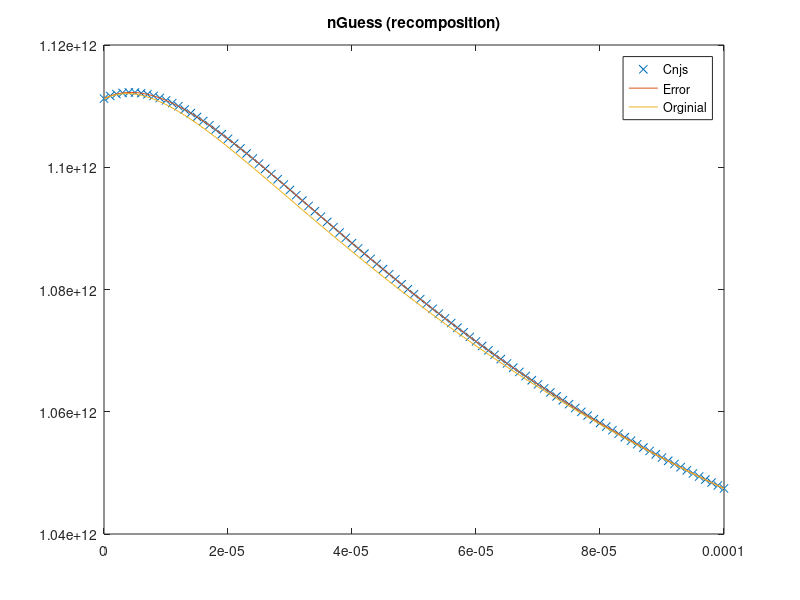
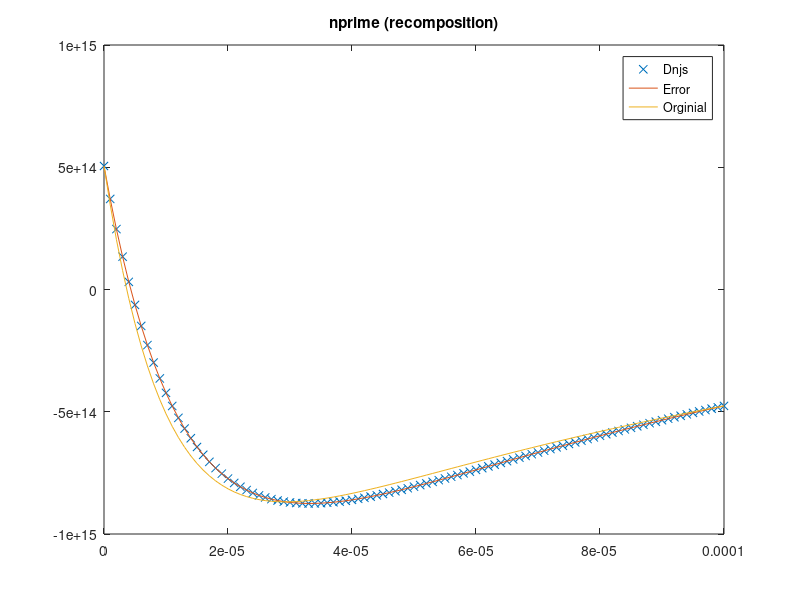
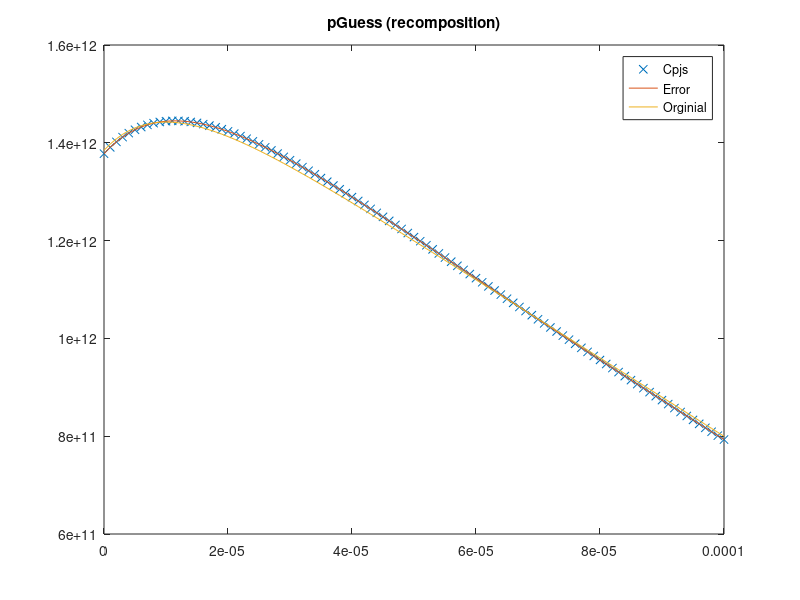
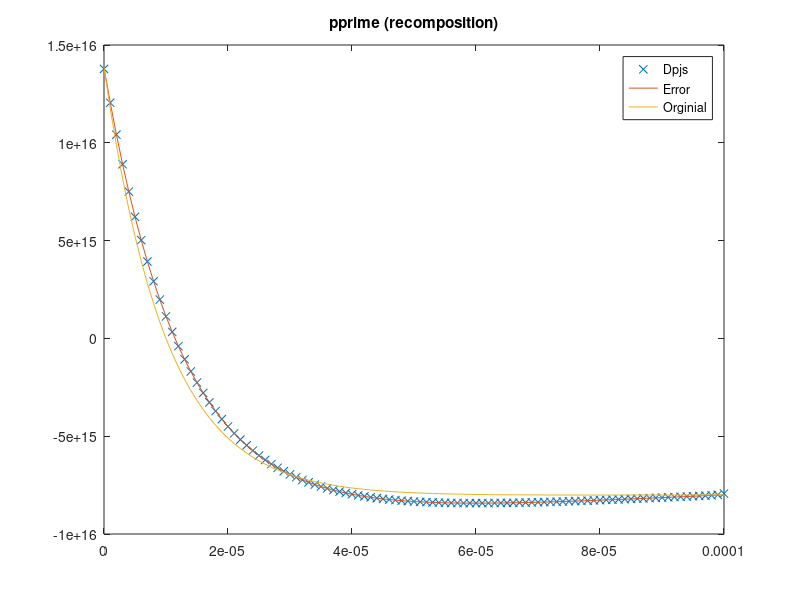

Recreate these plots in MATLAB, in order. (Note: this script raises an error after producing the figures.)
clear all
close all
t=cputime;
%profile on

%Modified Newton, noisy input, Jacobian, terms one only


%Version 1.0 of actual calculations
%Calculates the approximate solution of a known test function
%Uses numerical integration instead of symbolic integration
%The length of the testing regions can be varied
%The number of intervals can be varied
%The starting point of the testing region can be varied

%Collection of constants which may be useful

chi = 4.07; %(*electron affinity in eV*)
gamma = 5.47;  %(*ionization energy in eV*)
phi = chi + gamma/2; %(*work function in eV*)
Eg = gamma - chi;
ni = 2*10^6; %(*intrinsic carrier concentration in [1/cm^3]*)
me = 9.1*10^-31; %(*mass of electron  in kg*)
meffe = .067*me ;%(*mass in density of states for electrons [1]*)
meffh = .47*me; %(*mass in density of states for holes [1]*)
keV = 8.617*10^-5 ;%(*boltzmann  constant in eV/K*)
ksi = 1.38*10^-23; %(*boltzmann constant in J/K*)
ksiN = 1.38*10^-23;
ksiP = 1.38*10^-23;
T = 300; %(*Cell temperature in K*)
h = 6.626 * 10^-34;
Ec = -chi;
Ev = -gamma;
e0m = 8.854*10^-15;  %(*permittivity of free space in [s^4 A^2/m^3 kg]*)
e0 = e0m*10^-6; %(*permittivity of free space in [s^4 A^2/cm^3 kg]*)
er = 13.1; %(*permittivity ratio for a given material [1]*)
q = 1.6*10^-19; %(*Fundamental charge in C*)
taun = 10^-9; %(*electron lifetime in s*)
taup = 10^-9;%(*hole lifetime in s*)
mun = 8500; %(*electron mobility in cm^2/V s*)
mup = 400; %(*hole mobility in cm^2/V s*)
Dn = 220; %(*electron diffusivity in cm^2/s*)
Dp = 10; %(*hole diffusivity in cm^2/s*)
Sr = 10^5; %(*recombination velocity (in cm/s)*)
Wn = 10^-4; %(*Lenght of n-type region (in cm)*)
Wp = 10^-4; %(*Length of p-type region (in cm)*)


%Input the start and end points of the testing region and determine its
%length
startPoint = 0;
endPoint = Wn;
totalLength = endPoint-startPoint;

%Set number of intervals to divide domain into
numIntervals = 100;
intervalLength = totalLength/numIntervals;
dx = intervalLength;
maxIterations=5;
% Store node locations
node = startPoint:dx:totalLength;

%Random noise bounds
rand=0.8;

AbsError=10^-18;
RelError=10^-6;

filepath=strcat('modifiedNewton v6/rand',num2str(rand),'/',num2str(numIntervals),'terms');
mkdir(filepath)

%(*Solar incidence data*)
alphaOpt = 10000; %(*/cm*) (*GaAs*)
Conc = 1;
Lflux = 2.0*10^17; %(*/cm^2 s *) (*photons absorbed by GaAs at 1 sun*)
R = 0.1; %(*reflection coefficient*)
Gop = @(x) alphaOpt*Conc*Lflux*(1 - R)*exp(-alphaOpt*(x));%(*/cm^3*) 


indexp = linspace(startPoint,totalLength+startPoint,numIntervals+1);
indexn = linspace(startPoint,totalLength+startPoint,numIntervals+1);

%Define general basis functions for interval 0 to 1
% Use inline functions; define generic basis functions and derivatives

%Phi function is chosen such that phi_right (f1) has f(0) = 1, f(1)=0, f'(0) = 1,
%f'(1)=0
%Phi function is chosen such that phi_left (f2) has f(0) = 0, f(1)=1, f'(0) = 1,
%f'(1)=0
%f1 = phi_right
%f2 = phi_left
f1 =@(x) (1-3.*(x/dx).^2+ 2.*(x/dx).^3);
f2 =@(x) (3*(x/dx).^2-2*(x/dx).^3); 

f1prime = @(x) (-6/dx^2.*(x) + 6/dx^3.*(x).^2);
f2prime = @(x) (6/dx^2.*(x) - 6/dx^3.*(x).^2);

f1primeprime = @(x) (-6/dx^2 + 12/dx^3.*(x));
f2primeprime = @(x) (6/dx^2 - 12/dx^3.*(x));

%Psi function is chosen such that psi_right (f3) has f'(0) = 1, f'(1)=0, f(0) =
%0, f(1)=0
%Psi function is chosen such that psi_left (f4) has f'(0) = 0, f'(1)=1, f(0) = 0,
%f(1)=0
%f3 = psi_left
%f4 = psi_right
f3 = @(x) ((x/dx)- 2*(x/dx).^2+(x/dx).^3)*dx;
f4 = @(x) (-(x/dx).^2+(x/dx).^3)*dx;


f3prime = @(x) (1/dx - 4/dx.^2.*(x) + 3/dx.^3.*(x).^2)*dx;
f4prime = @(x) (-2/dx^2.*(x) + 3/dx^3.*(x).^2)*dx;

f3primeprime = @(x) (-4/dx.^2 + 6/dx.^3.*(x))*dx;
f4primeprime = @(x) (-2/dx.^2 + 6/dx.^3.*(x))*dx;

% x_axis=0:dx/100:dx;
% subplot(221),plot(x_axis,f1(x_axis))
% subplot(222),plot(x_axis,f2(x_axis))
% subplot(223),plot(x_axis,f3(x_axis))
% subplot(224),plot(x_axis,f4(x_axis))
%%%%%%%%%%%%%%%%%%%%%%%%%%%%%%%%%%%%%%%%%%%%%%%%%%%%%%%%%%%%%%%%%%%%%%%%%%%%%%
%Set up known n(x) and p(x) distributions
%%%%%%%%%%%%%%%%%%%%%%%%%%%%%%%%%%%%%%%%%%%%%%%%%%%%%%%%%%%%%%%%%%%%%%%%%%%%%%


%Set up initial guess for p(x).  The curve goes has the vague shape of the
%expected output (peak near 0 and vaguely exponential).

%%%%%%%%%%%%%%%%%%%%%%%%%%%%%%%%%%%%%%%%%%%%%%%%%%
%NOTE: If pGuess is change, initial BCs for pGuess must also be changed
%%%%%%%%%%%%%%%%%%%%%%%%%%%%%%%%%%%%%%%%%%%%%%%%%%
p1=8.14812*10^13;
p2=-2.19257*10^11;
p3=-8.12149*10^13;
p4=1.33755*10^12;
gammap1=100;
gammap2=100000;
gammap3=1;
gammap4=10;

%Symbolic form of pGuess
pGuessOrig = @(x) p1*exp(-gammap1*x)+p2*exp(-gammap2*x)+p3*exp(-gammap3*x)+p4*exp(-gammap4*x);

n1=-1.79768*10^10;
n2=1.29154*10^11;
n3=9.94351*10^11;
n4=5.6616*10^9;
gamman1=100000;
gamman2=10000;
gamman3=1;
gamman4=10;

%Symbolic form of nGuess
nGuessOrig = @(x) n1*exp(-gamman1*x)+n2*exp(-gamman2*x)+n3*exp(-gamman3*x)+n4*exp(-gamman4*x);

nprimeOrig = @(x) -(n1*gamman1*exp(-gamman1*x) + n2*gamman2*exp(-gamman2*x) + n3*gamman3*exp(-gamman3*x)+n4*gamman4*exp(-gamman4*x));
pprimeOrig = @(x) -(p1*gammap1*exp(-gammap1*x) + p2*gammap2*exp(-gammap2*x) + p3*gammap3*exp(-gammap3*x)+p4*gammap4*exp(-gammap4*x));

nprimeprimeOrig = @(x) (n1*gamman1*gamman1*exp(-gamman1*x) + n2*gamman2*gamman2*exp(-gamman2*x) + n3*gamman3*gamman3*exp(-gamman3*x)+n4*gamman4*gamman4*exp(-gamman4*x));
pprimeprimeOrig = @(x) (p1*gammap1*gammap1*exp(-gammap1*x) + p2*gammap2*gammap2*exp(-gammap2*x) + p3*gammap3*gammap3*exp(-gammap3*x)+p4*gammap4*gammap4*exp(-gammap4*x));

cn1 = Dn - ksiN*T*mun/q;
cn2 = ksiN*T*mun/q;

cp1 = ksiP*T*mup/q - Dp;
cp2 = -ksiP*T*mup/q;

%Check BCs
% alphaNtest = nprimeOrig(0)/nGuessOrig(0)
% alphaPtest = pprimeOrig(0)/pGuessOrig(0)
% betaNtest = nprimeOrig(Wn)/nGuessOrig(Wn)
% betaPtest = pprimeOrig(Wn)/pGuessOrig(Wn)


%Gopn = @(x) cn1.*(n1*(gamman1*gamman1)*exp(-gamman1*x) + n2*(gamman2*gamman2)*exp(-gamman2*x) + n3*(gamman3*gamman3)*exp(-gamman3*x))    +(ksiN*T*mun/q*(pprimeprimeOrig(x)./pGuessOrig(x) - (pprimeOrig(x)./pGuessOrig(x)).^2) - 1/taun).*(n1*exp(-gamman1*x) + n2*exp(-gamman2*x) + n3*exp(-gamman3*x));%+cn2.*pprime(x)./pGuess(x).*(-n1*(gamman1)*exp(-gamman1*x) - n2*(gamman2)*exp(-gamman2*x) - n3*(gamman3)*exp(-gamman3*x))     
%Gopp = @(x) cp1.*(p1*(gammap1*gammap1)*exp(-gammap1*x) + p2*(gammap2*gammap2)*exp(-gammap2*x) + p3*(gammap3*gammap3)*exp(-gammap3*x))    +(ksiP*T*mup/q*((nprimeOrig(x)./nGuessOrig(x)).^2 - nprimeprimeOrig(x)./nGuessOrig(x)) - 1/taup).*(p1*exp(-gammap1*x) + p2*exp(-gammap2*x) + p3*exp(-gammap3*x));%+cp2.*nprime(x)./nGuess(x).*(-p1*(gammap1)*exp(-gammap1*x) - p2*(gammap2)*exp(-gammap2*x) - p3*(gammap3)*exp(-gammap3*x))     

%Adjust pGuess to include error
%Adjust pGuess to include error

%'Noisified' terms
%n3*rand,gamman1,gamman2,gamman3 set;n1 and n2 calculated from those
%numbers using BCs
%Calcs done in Mathematica

n1rand=-2.43711*10^10;
n2rand=1.53127*10^11;
n3rand=1.07209*10^13;
n4rand=-9.73843*10^12;
gamman1rand=100000*rand;

nGuess = @(x) (n1rand*exp(-gamman1rand*x)+n2rand*exp(-gamman2*x)+n3rand*exp(-gamman3*x)+n4rand*exp(-gamman4*x));
nprime = @(x) -(n1rand*gamman1rand*exp(-gamman1rand*x) + n2rand*gamman2*exp(-gamman2*x) + n3rand*gamman3*exp(-gamman3*x)+n4rand*gamman4*exp(-gamman4*x));
nprimeprime = @(x) n1rand*gamman1rand*gamman1rand*exp(-gamman1rand*x) + n2rand*gamman2*gamman2*exp(-gamman2*x) + n3rand*gamman3*gamman3*exp(-gamman3*x)+n4rand*gamman4*gamman4*exp(-gamman4*x);

%p3*rand,gammap1,gammap2,gammap3 set;p1 and p2 calculated from those
%numbers using BCs
%Calcs done in Mathematica

p1rand=1.71267*10^15;
p2rand=-2.92243*10^11;
p3rand=1.60693*10^16;
p4rand=-1.77803*10^16;
gammap2rand=100000*rand;

pGuess = @(x) (p1rand*exp(-gammap1*x)+p2rand*exp(-gammap2rand*x)+p3rand*exp(-gammap3*x)+p4rand*exp(-gammap4*x));
pprime = @(x) -(p1rand*gammap1*exp(-gammap1*x) + p2rand*gammap2rand*exp(-gammap2rand*x) + p3rand*gammap3*exp(-gammap3*x)+p4rand*gammap4*exp(-gammap4*x));
pprimeprime =@(x) p1rand*gammap1*gammap1*exp(-gammap1*x) + p2rand*gammap2rand*gammap2rand*exp(-gammap2rand*x) + p3rand*gammap3*gammap3*exp(-gammap3*x)+p4rand*gammap4*gammap4*exp(-gammap4*x);

% alphaNtestNoise = nprime(0)/nGuess(0)
% alphaPtestNoise = pprime(0)/pGuess(0)
% betaNtestNoise = nprime(Wn)/nGuess(Wn)
% betaPtestNoise = pprime(Wn)/pGuess(Wn)
% 
% diffAlphaN=alphaNtest-alphaNtestNoise
% diffAlphaP=alphaPtest-alphaPtestNoise
% diffBetaN=betaNtest-betaNtestNoise
% diffBetaP=betaPtest-betaPtestNoise

% fig2 = figure;
% plot(node,nGuess(node)), title('nGuess')
% saveas(fig2,strcat(filepath,'/nGuess.jpg'))

%Convert initial guess into form finite element composition
%This will allow it to be usable in later calculations

%Boundary conditions of test function put into form usable for the
%calculations below
 
temp1 = ksiN*T*mun/q*(pprimeprime(node)./pGuess(node) - (pprime(node)./pGuess(node)).^2) -1/taun;
temp2 = ksiN*T*mun/q*(pprimeprimeOrig(node)./pGuessOrig(node) - (pprimeOrig(node)./pGuessOrig(node)).^2)-1/taun;

plot(node,temp1,node,temp2,'x')

%%%%%%%%%%%%%%%%%%%%%%%%%%%%%%%%%%%%%%%%%%%%%%%%%%%%%%%%%%%%%%%%%%%%%%%%%%%%
%Calculate composition of n(x) in finite element space
%%%%%%%%%%%%%%%%%%%%%%%%%%%%%%%%%%%%%%%%%%%%%%%%%%%%%%%%%%%%%%%%%%%%%%%%%%
%alpha is boundary conditions term, n'(0)=alpha*n(0)
alphan = nprimeOrig(0)/nGuessOrig(0);

%beta is boundary condition term, n'(L) = beta n(L)
betan= nprimeOrig(totalLength)/nGuessOrig(totalLength);

%alpha is boundary conditions term, n'(0)=alpha*n(0)
alphap = pprimeOrig(0)/pGuessOrig(0);

%beta is boundary condition term, n'(L) = beta n(L)
betap= pprimeOrig(totalLength)/pGuessOrig(totalLength);


massmatrix = sparse (4*numIntervals,4*numIntervals);

massrhs = zeros(4*numIntervals,1);
for k = 1:numIntervals-2
	%%%%%%%%%%%%%%%%%%%%%%%%%%%%%%%%%%%%%%%%%%
    %Block 1  - (Upper left 4x4)
    %%%%%%%%%%%%%%%%%%%%%%%%%%%%%%%%%%%%%%%%%%
    %massmatrix(phi(n,r),xx)
	massmatrix(4*k-1,4*k-1) = massmatrix(4*k-1,4*k-1) + integral(@(x) f1((x-node(k+1))).*f1((x-node(k+1))),node(k+1),node(k+2),'AbsTol',AbsError,'RelTol',RelError);
	massmatrix(4*k,4*k-1)   = massmatrix(4*k,4*k-1) +   integral(@(x) f1((x-node(k+1))).*f3((x-node(k+1))),node(k+1),node(k+2),'AbsTol',AbsError,'RelTol',RelError);

    %massmatrix(psi(n,r),xx)
    massmatrix(4*k-1,4*k) = massmatrix(4*k-1,4*k) + integral(@(x) f3((x-node(k+1))).*f1((x-node(k+1))),node(k+1),node(k+2),'AbsTol',AbsError,'RelTol',RelError);
	massmatrix(4*k,4*k)   = massmatrix(4*k,4*k) +   integral(@(x) f3((x-node(k+1))).*f3((x-node(k+1))),node(k+1),node(k+2),'AbsTol',AbsError,'RelTol',RelError);

    %massmatrix(phi(p,r),xx)
	massmatrix(4*k+1,4*k+1) = massmatrix(4*k+1,4*k+1) + integral(@(x) f1((x-node(k+1))).*f1((x-node(k+1))),node(k+1),node(k+2),'AbsTol',AbsError,'RelTol',RelError);
	massmatrix(4*k+2,4*k+1) = massmatrix(4*k+2,4*k+1) + integral(@(x) f1((x-node(k+1))).*f3((x-node(k+1))),node(k+1),node(k+2),'AbsTol',AbsError,'RelTol',RelError);

    %massmatrix(psi(p,r),xx)
	massmatrix(4*k+1,4*k+2) = massmatrix(4*k+1,4*k+2) + integral(@(x) f3((x-node(k+1))).*f1((x-node(k+1))),node(k+1),node(k+2),'AbsTol',AbsError,'RelTol',RelError);
	massmatrix(4*k+2,4*k+2) = massmatrix(4*k+2,4*k+2) + integral(@(x) f3((x-node(k+1))).*f3((x-node(k+1))),node(k+1),node(k+2),'AbsTol',AbsError,'RelTol',RelError);
    
    %%%%%%%%%%%%%%%%%%%%%%%%%%%%%%%%%%%%%%%%%%
    %Block 2  - (Upper right 4x4)
    %%%%%%%%%%%%%%%%%%%%%%%%%%%%%%%%%%%%%%%%%%
    %massmatrix(phi(n,r),xx)
	massmatrix(4*k-1,4*k+3) = massmatrix(4*k-1,4*k+3) + integral(@(x) f2((x-node(k+1))).*f1((x-node(k+1))),node(k+1),node(k+2),'AbsTol',AbsError,'RelTol',RelError);
	massmatrix(4*k,4*k+3)   = massmatrix(4*k,4*k+3) +   integral(@(x) f2((x-node(k+1))).*f3((x-node(k+1))),node(k+1),node(k+2),'AbsTol',AbsError,'RelTol',RelError);

    %massmatrix(psi(n,r),xx)
    massmatrix(4*k-1,4*k+4) = massmatrix(4*k-1,4*k+4) + integral(@(x) f4((x-node(k+1))).*f1((x-node(k+1))),node(k+1),node(k+2),'AbsTol',AbsError,'RelTol',RelError);
	massmatrix(4*k,4*k+4)   = massmatrix(4*k,4*k+4) +   integral(@(x) f4((x-node(k+1))).*f3((x-node(k+1))),node(k+1),node(k+2),'AbsTol',AbsError,'RelTol',RelError);

    %massmatrix(phi(p,r),xx)
	massmatrix(4*k+1,4*k+5) = massmatrix(4*k+1,4*k+5) + integral(@(x) f2((x-node(k+1))).*f1((x-node(k+1))),node(k+1),node(k+2),'AbsTol',AbsError,'RelTol',RelError);
	massmatrix(4*k+2,4*k+5) = massmatrix(4*k+2,4*k+5) + integral(@(x) f2((x-node(k+1))).*f3((x-node(k+1))),node(k+1),node(k+2),'AbsTol',AbsError,'RelTol',RelError);

    %massmatrix(psi(p,r),xx)
	massmatrix(4*k+1,4*k+6) = massmatrix(4*k+1,4*k+6) + integral(@(x) f4((x-node(k+1))).*f1((x-node(k+1))),node(k+1),node(k+2),'AbsTol',AbsError,'RelTol',RelError);
	massmatrix(4*k+2,4*k+6) = massmatrix(4*k+2,4*k+6) + integral(@(x) f4((x-node(k+1))).*f3((x-node(k+1))),node(k+1),node(k+2),'AbsTol',AbsError,'RelTol',RelError);
    
    
   %%%%%%%%%%%%%%%%%%%%%%%%%%%%%%%%%%%%%%%%%%
    %Block 3  - (Bottom left 4x4)
    %%%%%%%%%%%%%%%%%%%%%%%%%%%%%%%%%%%%%%%%%%
    %massmatrix(phi(n,r),xx)
	massmatrix(4*k+3,4*k-1) = massmatrix(4*k+3,4*k-1) + integral(@(x) f1((x-node(k+1))).*f2((x-node(k+1))),node(k+1),node(k+2),'AbsTol',AbsError,'RelTol',RelError);
	massmatrix(4*k+4,4*k-1) = massmatrix(4*k+4,4*k-1) + integral(@(x) f1((x-node(k+1))).*f4((x-node(k+1))),node(k+1),node(k+2),'AbsTol',AbsError,'RelTol',RelError);

    %massmatrix(psi(n,r),xx)
    massmatrix(4*k+3,4*k) = massmatrix(4*k+3,4*k) + integral(@(x) f3((x-node(k+1))).*f2((x-node(k+1))),node(k+1),node(k+2),'AbsTol',AbsError,'RelTol',RelError);
	massmatrix(4*k+4,4*k) = massmatrix(4*k+4,4*k) + integral(@(x) f3((x-node(k+1))).*f4((x-node(k+1))),node(k+1),node(k+2),'AbsTol',AbsError,'RelTol',RelError);

    %massmatrix(phi(p,r),xx)
	massmatrix(4*k+5,4*k+1) = massmatrix(4*k+5,4*k+1) + integral(@(x) f1((x-node(k+1))).*f2((x-node(k+1))),node(k+1),node(k+2),'AbsTol',AbsError,'RelTol',RelError);
	massmatrix(4*k+6,4*k+1) = massmatrix(4*k+6,4*k+1) + integral(@(x) f1((x-node(k+1))).*f4((x-node(k+1))),node(k+1),node(k+2),'AbsTol',AbsError,'RelTol',RelError);

    %massmatrix(psi(p,r),xx)
	massmatrix(4*k+5,4*k+2) = massmatrix(4*k+5,4*k+2) + integral(@(x) f3((x-node(k+1))).*f2((x-node(k+1))),node(k+1),node(k+2),'AbsTol',AbsError,'RelTol',RelError);
	massmatrix(4*k+6,4*k+2) = massmatrix(4*k+6,4*k+2) + integral(@(x) f3((x-node(k+1))).*f4((x-node(k+1))),node(k+1),node(k+2),'AbsTol',AbsError,'RelTol',RelError);
    
    
    %%%%%%%%%%%%%%%%%%%%%%%%%%%%%%%%%%%%%%%%%%
    %Block 4  - (Bottom right 4x4)
    %%%%%%%%%%%%%%%%%%%%%%%%%%%%%%%%%%%%%%%%%%
    %massmatrix(phi(n,r),xx)
	massmatrix(4*k+3,4*k+3) = massmatrix(4*k+3,4*k+3) + integral(@(x) f2((x-node(k+1))).*f2((x-node(k+1))),node(k+1),node(k+2),'AbsTol',AbsError,'RelTol',RelError);
	massmatrix(4*k+4,4*k+3) = massmatrix(4*k+4,4*k+3) + integral(@(x) f2((x-node(k+1))).*f4((x-node(k+1))),node(k+1),node(k+2),'AbsTol',AbsError,'RelTol',RelError);

    %massmatrix(psi(n,r),xx)
    massmatrix(4*k+3,4*k+4) = massmatrix(4*k+3,4*k+4) + integral(@(x) f4((x-node(k+1))).*f2((x-node(k+1))),node(k+1),node(k+2),'AbsTol',AbsError,'RelTol',RelError);
	massmatrix(4*k+4,4*k+4) = massmatrix(4*k+4,4*k+4) + integral(@(x) f4((x-node(k+1))).*f4((x-node(k+1))),node(k+1),node(k+2),'AbsTol',AbsError,'RelTol',RelError);

    %massmatrix(phi(p,r),xx)
	massmatrix(4*k+5,4*k+5) = massmatrix(4*k+5,4*k+5) + integral(@(x) f2((x-node(k+1))).*f2((x-node(k+1))),node(k+1),node(k+2),'AbsTol',AbsError,'RelTol',RelError);
	massmatrix(4*k+6,4*k+5) = massmatrix(4*k+6,4*k+5) + integral(@(x) f2((x-node(k+1))).*f4((x-node(k+1))),node(k+1),node(k+2),'AbsTol',AbsError,'RelTol',RelError);

    %massmatrix(psi(p,r),xx)
	massmatrix(4*k+5,4*k+6) = massmatrix(4*k+5,4*k+6) + integral(@(x) f4((x-node(k+1))).*f2((x-node(k+1))),node(k+1),node(k+2),'AbsTol',AbsError,'RelTol',RelError);
	massmatrix(4*k+6,4*k+6) = massmatrix(4*k+6,4*k+6) + integral(@(x) f4((x-node(k+1))).*f4((x-node(k+1))),node(k+1),node(k+2),'AbsTol',AbsError,'RelTol',RelError);

    %%%%%%%%%%%%%%%%%%%%%%%%%%%%%%%%%%%%%%
    %RHS input
    %%%%%%%%%%%%%%%%%%%%%%%%%%%%%%%%%%%%%%%
    %nGuess terms
	massrhs(4*k-1) =      massrhs(4*k-1) +        integral(@(x) f1((x-node(k+1))).*nGuess(x),node(k+1),node(k+2),'AbsTol',AbsError,'RelTol',RelError);
	massrhs(4*k) =        massrhs(4*k)   +        integral(@(x) f3((x-node(k+1))).*nGuess(x),node(k+1),node(k+2),'AbsTol',AbsError,'RelTol',RelError);
    massrhs(4*k+3) =      massrhs(4*k+3) +        integral(@(x) f2((x-node(k+1))).*nGuess(x),node(k+1),node(k+2),'AbsTol',AbsError,'RelTol',RelError);
	massrhs(4*k+4) =      massrhs(4*k+4) +        integral(@(x) f4((x-node(k+1))).*nGuess(x),node(k+1),node(k+2),'AbsTol',AbsError,'RelTol',RelError);
    
    %pGuess terms
	massrhs(4*k+1) =    massrhs(4*k+1) +      integral(@(x) f1((x-node(k+1))).*pGuess(x),node(k+1),node(k+2),'AbsTol',AbsError,'RelTol',RelError);
	massrhs(4*k+2) =    massrhs(4*k+2) +      integral(@(x) f3((x-node(k+1))).*pGuess(x),node(k+1),node(k+2),'AbsTol',AbsError,'RelTol',RelError);
    massrhs(4*k+5) =    massrhs(4*k+5) +      integral(@(x) f2((x-node(k+1))).*pGuess(x),node(k+1),node(k+2),'AbsTol',AbsError,'RelTol',RelError);
	massrhs(4*k+6) =    massrhs(4*k+6) +      integral(@(x) f4((x-node(k+1))).*pGuess(x),node(k+1),node(k+2),'AbsTol',AbsError,'RelTol',RelError);
   
end    
    
%Handle 1st interval 'half case'
%Top left 2x2 block
massmatrix(1,1)= integral(@(x) (f1((x-node(1))) + alphan*f3((x-node(1)))).*(f1((x-node(1))) + alphan*f3((x-node(1)))),node(1),node(1)+dx,'AbsTol',AbsError,'RelTol',RelError);
massmatrix(2,2)= integral(@(x) (f1((x-node(1))) + alphap*f3((x-node(1)))).*(f1((x-node(1))) + alphap*f3((x-node(1)))),node(1),node(1)+dx,'AbsTol',AbsError,'RelTol',RelError);

%Left 2x4 block
massmatrix(3,1) = integral(@(x) (f1((x-node(1))) + alphan*f3((x-node(1)))).*f2((x-node(1))),node(1),node(1)+dx,'AbsTol',AbsError,'RelTol',RelError);
massmatrix(4,1) = integral(@(x) (f1((x-node(1))) + alphan*f3((x-node(1)))).*f4((x-node(1))),node(1),node(1)+dx,'AbsTol',AbsError,'RelTol',RelError);

massmatrix(5,2) = integral(@(x) (f1((x-node(1))) + alphap*f3((x-node(1)))).*f2((x-node(1))),node(1),node(1)+dx,'AbsTol',AbsError,'RelTol',RelError);
massmatrix(6,2) = integral(@(x) (f1((x-node(1))) + alphap*f3((x-node(1)))).*f4((x-node(1))),node(1),node(1)+dx,'AbsTol',AbsError,'RelTol',RelError);

%Right 4x2 block
massmatrix(1,3) = integral(@(x) f2((x-node(1))).*(f1((x-node(1))) + alphan*f3((x-node(1)))),node(1),node(1)+dx,'AbsTol',AbsError,'RelTol',RelError);
massmatrix(1,4) = integral(@(x) f4((x-node(1))).*(f1((x-node(1))) + alphan*f3((x-node(1)))),node(1),node(1)+dx,'AbsTol',AbsError,'RelTol',RelError);

massmatrix(2,5) = integral(@(x) f2((x-node(1))).*(f1((x-node(1))) + alphap*f3((x-node(1)))),node(1),node(1)+dx,'AbsTol',AbsError,'RelTol',RelError);
massmatrix(2,6) = integral(@(x) f4((x-node(1))).*(f1((x-node(1))) + alphap*f3((x-node(1)))),node(1),node(1)+dx,'AbsTol',AbsError,'RelTol',RelError);


%Overlapping 4x4 block
%massmatrix(phi(n,r),xx)
massmatrix(3,3) = massmatrix(3,3) + integral(@(x) f2((x-node(k+1))).*f2((x-node(k+1))),node(k+1),node(k+2),'AbsTol',AbsError,'RelTol',RelError);
massmatrix(4,3)   = massmatrix(4,3) + integral(@(x) f2((x-node(k+1))).*f4((x-node(k+1))),node(k+1),node(k+2),'AbsTol',AbsError,'RelTol',RelError);

%massmatrix(psi(n,r),xx)
massmatrix(3,4) = massmatrix(3,4) + integral(@(x) f4((x-node(k+1))).*f2((x-node(k+1))),node(k+1),node(k+2),'AbsTol',AbsError,'RelTol',RelError);
massmatrix(4,4)   = massmatrix(4,4) + integral(@(x) f4((x-node(k+1))).*f4((x-node(k+1))),node(k+1),node(k+2),'AbsTol',AbsError,'RelTol',RelError);

%massmatrix(phi(p,r),xx)
massmatrix(5,5) = massmatrix(5,5) + integral(@(x) f2((x-node(k+1))).*f2((x-node(k+1))),node(k+1),node(k+2),'AbsTol',AbsError,'RelTol',RelError);
massmatrix(6,5) = massmatrix(6,5) + integral(@(x) f2((x-node(k+1))).*f4((x-node(k+1))),node(k+1),node(k+2),'AbsTol',AbsError,'RelTol',RelError);

%massmatrix(psi(p,r),xx)
massmatrix(5,6) = massmatrix(5,6) + integral(@(x) f4((x-node(k+1))).*f2((x-node(k+1))),node(k+1),node(k+2),'AbsTol',AbsError,'RelTol',RelError);
massmatrix(6,6) = massmatrix(6,6) + integral(@(x) f4((x-node(k+1))).*f4((x-node(k+1))),node(k+1),node(k+2),'AbsTol',AbsError,'RelTol',RelError);

%RHS nGuess edge cases
massrhs(1) = massrhs(1) + integral(@(x) (f1((x-node(1))) + alphan*f3((x-node(1)))).*nGuess(x),node(1),node(1)+dx,'AbsTol',AbsError,'RelTol',RelError);
massrhs(3) = massrhs(3) + integral(@(x) f2((x-node(1))).*nGuess(x),node(1),node(1)+dx,'AbsTol',AbsError,'RelTol',RelError);
massrhs(4) = massrhs(4) + integral(@(x) f4((x-node(1))).*nGuess(x),node(1),node(1)+dx,'AbsTol',AbsError,'RelTol',RelError);

%RHS nGuess edge cases
massrhs(2) = massrhs(2) + integral(@(x) (f1((x-node(1))) + alphap*f3((x-node(1)))).*pGuess(x),node(1),node(1)+dx,'AbsTol',AbsError,'RelTol',RelError);
massrhs(5) = massrhs(5) + integral(@(x) f2((x-node(1))).*pGuess(x),node(1),node(1)+dx,'AbsTol',AbsError,'RelTol',RelError);
massrhs(6) = massrhs(6) + integral(@(x) f4((x-node(1))).*pGuess(x),node(1),node(1)+dx,'AbsTol',AbsError,'RelTol',RelError);


%Handle last interval 'half case'
last = 4*numIntervals;

%Handle 1st interval 'half case'
%Bottom right 2x2 block
massmatrix(last,last) =     integral(@(x) (f2((x-node(end)+dx)) + betap*f4((x-node(end)+dx))).*(f2((x-node(end)+dx)) + betap*f4((x-node(end)+dx))),node(end)-dx,node(end),'AbsTol',AbsError,'RelTol',RelError);
massmatrix(last-1,last-1) = integral(@(x) (f2((x-node(end)+dx)) + betan*f4((x-node(end)+dx))).*(f2((x-node(end)+dx)) + betan*f4((x-node(end)+dx))),node(end)-dx,node(end),'AbsTol',AbsError,'RelTol',RelError);


%Bottom 2x4 block
massmatrix(last,last-2) = integral(@(x) f3((x-node(end)+dx)).*(f2((x-node(end)+dx)) + betap*f4((x-node(end)+dx))),node(end)-dx,node(end),'AbsTol',AbsError,'RelTol',RelError);
massmatrix(last,last-3) = integral(@(x) f1((x-node(end)+dx)).*(f2((x-node(end)+dx)) + betap*f4((x-node(end)+dx))),node(end)-dx,node(end),'AbsTol',AbsError,'RelTol',RelError);

massmatrix(last-1,last-4) = integral(@(x) f3((x-node(end)+dx)).*(f2((x-node(end)+dx)) + betan*f4((x-node(end)+dx))),node(end)-dx,node(end),'AbsTol',AbsError,'RelTol',RelError);
massmatrix(last-1,last-5) = integral(@(x) f1((x-node(end)+dx)).*(f2((x-node(end)+dx)) + betan*f4((x-node(end)+dx))),node(end)-dx,node(end),'AbsTol',AbsError,'RelTol',RelError);


%Left 4x2 Block
massmatrix(last-2,last) = integral(@(x) (f2((x-node(end)+dx)) + betap*f4((x-node(end)+dx))).*f3((x-node(end)+dx)),node(end)-dx,node(end),'AbsTol',AbsError,'RelTol',RelError);
massmatrix(last-3,last) = integral(@(x) (f2((x-node(end)+dx)) + betap*f4((x-node(end)+dx))).*f1((x-node(end)+dx)),node(end)-dx,node(end),'AbsTol',AbsError,'RelTol',RelError);

massmatrix(last-4,last-1) = integral(@(x) (f2((x-node(end)+dx)) + betan*f4((x-node(end)+dx))).*f3((x-node(end)+dx)),node(end)-dx,node(end),'AbsTol',AbsError,'RelTol',RelError);
massmatrix(last-5,last-1) = integral(@(x) (f2((x-node(end)+dx)) + betan*f4((x-node(end)+dx))).*f1((x-node(end)+dx)),node(end)-dx,node(end),'AbsTol',AbsError,'RelTol',RelError);


%Overlapping 4x4 block
%massmatrix(phi(n,r),xx)
massmatrix(last-5,last-5) = massmatrix(last-5,last-5) + integral(@(x) f1((x-node(k+1))).*f1((x-node(k+1))),node(k+1),node(k+2),'AbsTol',AbsError,'RelTol',RelError);
massmatrix(last-4,last-5) = massmatrix(last-4,last-5) + integral(@(x) f1((x-node(k+1))).*f3((x-node(k+1))),node(k+1),node(k+2),'AbsTol',AbsError,'RelTol',RelError);

%massmatrix(psi(n,r),xx)
massmatrix(last-5,last-4) = massmatrix(last-5,last-4) + integral(@(x) f3((x-node(k+1))).*f1((x-node(k+1))),node(k+1),node(k+2),'AbsTol',AbsError,'RelTol',RelError);
massmatrix(last-4,last-4) = massmatrix(last-4,last-4) + integral(@(x) f3((x-node(k+1))).*f3((x-node(k+1))),node(k+1),node(k+2),'AbsTol',AbsError,'RelTol',RelError);

%massmatrix(phi(p,r),xx)
massmatrix(last-3,last-3) = massmatrix(last-3,last-3) + integral(@(x) f1((x-node(k+1))).*f1((x-node(k+1))),node(k+1),node(k+2),'AbsTol',AbsError,'RelTol',RelError);
massmatrix(last-2,last-3) = massmatrix(last-2,last-3) + integral(@(x) f1((x-node(k+1))).*f3((x-node(k+1))),node(k+1),node(k+2),'AbsTol',AbsError,'RelTol',RelError);

%massmatrix(psi(p,r),xx)
massmatrix(last-3,last-2) = massmatrix(last-3,last-2) + integral(@(x) f3((x-node(k+1))).*f1((x-node(k+1))),node(k+1),node(k+2),'AbsTol',AbsError,'RelTol',RelError);
massmatrix(last-2,last-2) = massmatrix(last-2,last-2) + integral(@(x) f3((x-node(k+1))).*f3((x-node(k+1))),node(k+1),node(k+2),'AbsTol',AbsError,'RelTol',RelError);
   
%RHS edge cases
%nGuess
massrhs(last-1) = massrhs(last)+ integral(@(x) (f2((x-node(end)+dx)) + betan*f4((x-node(end)+dx))).*nGuess(x),node(end)-dx,node(end),'AbsTol',AbsError,'RelTol',RelError);
massrhs(last-5) = massrhs(last-5) + integral(@(x) f1((x-node(end)+dx)).*nGuess(x),node(end)-dx,node(end),'AbsTol',AbsError,'RelTol',RelError);
massrhs(last-4) = massrhs(last-4) + integral(@(x) f3((x-node(end)+dx)).*nGuess(x),node(end)-dx,node(end),'AbsTol',AbsError,'RelTol',RelError);

%pGuess
massrhs(last) = massrhs(last)+ integral(@(x) (f2((x-node(end)+dx)) + betap*f4((x-node(end)+dx))).*pGuess(x),node(end)-dx,node(end),'AbsTol',AbsError,'RelTol',RelError);
massrhs(last-3) = massrhs(last-3) + integral(@(x) f1((x-node(end)+dx)).*pGuess(x),node(end)-dx,node(end),'AbsTol',AbsError,'RelTol',RelError);
massrhs(last-2) = massrhs(last-2) + integral(@(x) f3((x-node(end)+dx)).*pGuess(x),node(end)-dx,node(end),'AbsTol',AbsError,'RelTol',RelError);




%%%%%%%%%%%%%%%%%%%%%%%%%%%%%%%%%%%%%%%%%%%%%%%%%%%%%%%%%%%%%%%%%%%%%%%
%Perform final calcs
%%%%%%%%%%%%%%%%%%%%%%%%%%%%%%%%%%%%%%%%%%%%%%%%%%%%%%%%%%%%%%%%%%%%%%%%%
%Fill scalling matrix
D = sparse(4*(numIntervals),4*(numIntervals));

for index = 3:4:length(D)-2
   D(index,index) = 1;
   D(index+1,index+1) = 10^4*numIntervals;
   D(index+2,index+2) = 1;
   D(index+3,index+3) = 10^4*numIntervals;
end
D(1,1)=1;
D(2,2)=1;
D(length(D)-1,length(D)-1)=1;
D(length(D),length(D))=1;

%Scale Matrices using scaling matrix
LHSscaled = D*massmatrix*D;
RHSscaled = D*massrhs;

%Solve simultaneous equations
ScaledCoeffs = LHSscaled\RHSscaled;
Coeffs = D'*ScaledCoeffs;

%Create second scaling matrix

%Collect Cj's in an array for display purposes
Cnjs = zeros(1,numIntervals+1);
Dnjs = zeros(1,numIntervals+1);
Cpjs = zeros(1,numIntervals+1);
Dpjs = zeros(1,numIntervals+1);

for index=2:length(Cnjs)-1
   Cnjs(1,index) = Coeffs(4*index-5);
   Dnjs(1,index) = Coeffs(4*index-4);
   Cpjs(1,index) = Coeffs(4*index-3);
   Dpjs(1,index) = Coeffs(4*index-2);
end
Cnjs(1) = Coeffs(1);
Dnjs(1) = Coeffs(1)*alphan;
Cpjs(1) = Coeffs(2);
Dpjs(1) = Coeffs(2)*alphap;

Cnjs(numIntervals+1)=Coeffs(length(Coeffs)-1);
Dnjs(numIntervals+1)=Coeffs(length(Coeffs)-1)*betan;
Cpjs(numIntervals+1)=Coeffs(length(Coeffs));
Dpjs(numIntervals+1)=Coeffs(length(Coeffs))*betap;

InitialCnjs = Cnjs;
InitialDnjs = Dnjs;
InitialCpjs = Cpjs;
InitialDpjs = Dpjs;

nOrig=nGuessOrig;
pOrig=pGuessOrig;
trueCnjs = nOrig(node);
trueDnjs = nprimeOrig(node);
trueCpjs = pOrig(node);
trueDpjs = pprimeOrig(node);

fig4 = figure;
plot(indexn,Cnjs,'x',node,nGuess(node),indexn,nOrig(indexn)),title('nGuess (recomposition)'),legend('Cnjs','Error','Orginial');
saveas(fig4,strcat(filepath,'/nGuess_recomposition.jpg'))

fig4 = figure;
plot(indexn,Dnjs,'x',node,nprime(node),indexn,nprimeOrig(indexn)),title('nprime (recomposition)'),legend('Dnjs','Error','Orginial');
saveas(fig4,strcat(filepath,'/nprime_recomposition.jpg'))

fig5 = figure;
plot(indexn,Cpjs,'x',node,pGuess(node),indexn,pOrig(indexn)),title('pGuess (recomposition)'),legend('Cpjs','Error','Orginial');
saveas(fig5,strcat(filepath,'/pGuess_recomposition.jpg'))

fig5 = figure;
plot(indexn,Dpjs,'x',node,pprime(node),indexn,pprimeOrig(indexn)),title('pprime (recomposition)'),legend('Dpjs','Error','Orginial');
saveas(fig5,strcat(filepath,'/pprime_recomposition.jpg'))

%[output6,Jacobian6,RHSOut,Rn1,Rn2,Rn3,Rp1,Rp2,Rp3]=callFunction5b(Coeffs);

options = optimoptions('fsolve','Display','iter','TolFun',10^10,'Jacobian','on','TypicalX',Coeffs);
[x,fval,exitflag,output,Jacobian]= fsolve(@(x)callFunction5(x),Coeffs,options);

%Displays runtime of m-file
time = cputime-t



%Store variable values to be used later
save(strcat(filepath,'/',num2str(numIntervals),'terms',num2str(maxIterations),'iterations.mat'))